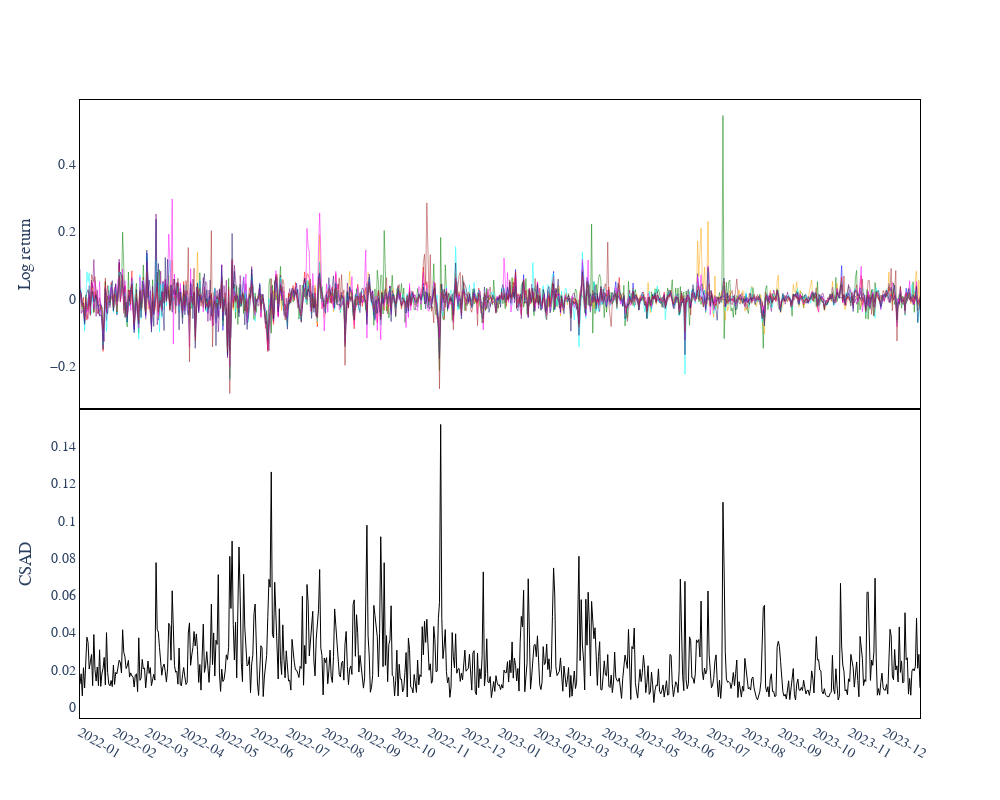

The code cell stored with this chart in its notebook:
### Code cell
colors = ['blue', 'red', 'green', 'orange', 'purple', 'cyan', 'magenta', 'MidnightBlue', 'brown']

fig = make_subplots(rows=2, cols=1, shared_xaxes=True, vertical_spacing=0)

fig.update_layout(
    height=800,
    width=1000,
    title='',
    showlegend=False, 
    font=dict(family='Times New Roman', size=14),
    plot_bgcolor='rgba(0,0,0,0)',
    paper_bgcolor='rgba(0,0,0,0)',
)

for i, col in enumerate(df.columns[:-1]):
    fig.add_trace(
        go.Scatter(
            y=df[(df.index >= '2022-01-01') & (df.index <= '2023-12-31')][col], 
            x=csad_df.index,
            mode='lines',  
            name=col, 
            line=dict(width=1, color=colors[i % len(colors)]), 
             opacity=.5,
        ),
        row=1, col=1 
    )
    
fig.add_trace(go.Scatter(
    y=csad_df['csad'], 
    x=csad_df.index,
    line=dict(color='black', width=1),
    ), row=2, col=1)

# fig.add_trace(go.Scatter(
    # y=avg_crix, 
    # x=avg_crix.index,
    # line=dict(color='orange', width=1),
    # ), row=1, col=1)


fig.update_xaxes(
    title='',
    showticklabels=False,  
    showline=True,
    linewidth=1,
    linecolor='black',
    mirror=True,
    showgrid=False,
    row=1, col=1 
)

fig.update_xaxes(
    title='',
    tickformat='%Y-%m',  
    dtick='M1',  
    showline=True,
    linewidth=1,
    linecolor='black',
    mirror=True,
    showgrid=False,
    row=2, col=1
)

fig.update_yaxes(
    showticklabels=True,
    title='Log return',
    showline=True,
    linewidth=1,
    linecolor='black',
    mirror=True,
    showgrid=False,
    row=1, col=1,  
)

fig.update_yaxes(
    showticklabels=True,
    title='CSAD',
    showline=True,
    linewidth=1,
    linecolor='black',
    mirror=True,
    showgrid=False,
    row=2, col=1 
)

fig.show()

### Figure 1 — Plotly figure (JSON) as saved in the notebook; plotly's stock layout.template omitted (floating-point values rounded to 4 significant figures; data arrays with more than 128 entries replaced by an {"elided": "..."} marker saying what was removed)
{"data": [{"line": {"color": "blue", "width": 1}, "mode": "lines", "name": "BTC", "opacity": 0.5, "type": "scatter", "x": {"elided": "730 str values"}, "xaxis": "x", "y": {"elided": "730 float values"}, "yaxis": "y"}, {"line": {"color": "red", "width": 1}, "mode": "lines", "name": "ETH", "opacity": 0.5, "type": "scatter", "x": {"elided": "730 str values"}, "xaxis": "x", "y": {"elided": "730 float values"}, "yaxis": "y"}, {"line": {"color": "green", "width": 1}, "mode": "lines", "name": "XRP", "opacity": 0.5, "type": "scatter", "x": {"elided": "730 str values"}, "xaxis": "x", "y": {"elided": "730 float values"}, "yaxis": "y"}, {"line": {"color": "orange", "width": 1}, "mode": "lines", "name": "BCH", "opacity": 0.5, "type": "scatter", "x": {"elided": "730 str values"}, "xaxis": "x", "y": {"elided": "730 float values"}, "yaxis": "y"}, {"line": {"color": "purple", "width": 1}, "mode": "lines", "name": "XMR", "opacity": 0.5, "type": "scatter", "x": {"elided": "730 str values"}, "xaxis": "x", "y": {"elided": "730 float values"}, "yaxis": "y"}, {"line": {"color": "cyan", "width": 1}, "mode": "lines", "name": "DASH", "opacity": 0.5, "type": "scatter", "x": {"elided": "730 str values"}, "xaxis": "x", "y": {"elided": "730 float values"}, "yaxis": "y"}, {"line": {"color": "magenta", "width": 1}, "mode": "lines", "name": "ETC", "opacity": 0.5, "type": "scatter", "x": {"elided": "730 str values"}, "xaxis": "x", "y": {"elided": "730 float values"}, "yaxis": "y"}, {"line": {"color": "MidnightBlue", "width": 1}, "mode": "lines", "name": "ZEC", "opacity": 0.5, "type": "scatter", "x": {"elided": "730 str values"}, "xaxis": "x", "y": {"elided": "730 float values"}, "yaxis": "y"}, {"line": {"color": "brown", "width": 1}, "mode": "lines", "name": "DOGE", "opacity": 0.5, "type": "scatter", "x": {"elided": "730 str values"}, "xaxis": "x", "y": {"elided": "730 float values"}, "yaxis": "y"}, {"line": {"color": "black", "width": 1}, "type": "scatter", "x": {"elided": "730 str values"}, "xaxis": "x2", "y": {"elided": "730 float values"}, "yaxis": "y2"}], "layout": {"font": {"family": "Times New Roman", "size": 14}, "height": 800, "paper_bgcolor": "rgba(0,0,0,0)", "plot_bgcolor": "rgba(0,0,0,0)", "showlegend": false, "title": {"text": ""}, "width": 1000, "xaxis": {"anchor": "y", "domain": [0, 1], "linecolor": "black", "linewidth": 1, "matches": "x2", "mirror": true, "showgrid": false, "showline": true, "showticklabels": false, "title": {"text": ""}}, "xaxis2": {"anchor": "y2", "domain": [0, 1], "dtick": "M1", "linecolor": "black", "linewidth": 1, "mirror": true, "showgrid": false, "showline": true, "tickformat": "%Y-%m", "title": {"text": ""}}, "yaxis": {"anchor": "x", "domain": [0.5, 1], "linecolor": "black", "linewidth": 1, "mirror": true, "showgrid": false, "showline": true, "showticklabels": true, "title": {"text": "Log return"}}, "yaxis2": {"anchor": "x2", "domain": [0, 0.5], "linecolor": "black", "linewidth": 1, "mirror": true, "showgrid": false, "showline": true, "showticklabels": true, "title": {"text": "CSAD"}}}}
